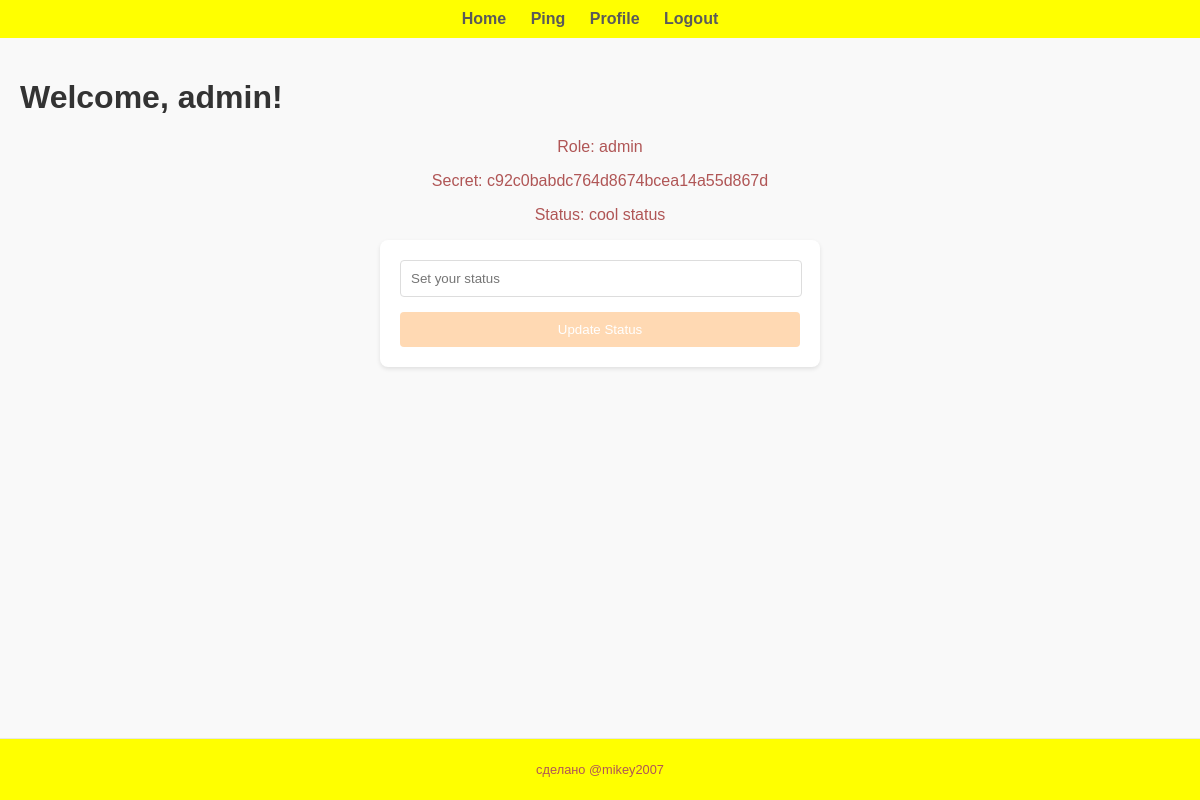
The app's page /user/admin (signed in) with its own data.
### tables this page shows
CREATE TABLE users (
    id INTEGER PRIMARY KEY AUTOINCREMENT,
    username TEXT NOT NULL,
    password TEXT NOT NULL,
    role TEXT,
    status TEXT,
    secret TEXT
);

### main.py (the view)
@app.route('/user/<username>')
def user_profile(username):
    if 'username' in session:
        db = get_db()
        user = db.execute('SELECT * FROM users WHERE username = ?', (username,)).fetchone()
        if user:
            return render_template('user_profile.html', user=user)
        else:
            abort(404)  # если пользователь не найден
    return redirect(url_for('login'))

### main.py (called while the page is built)
def get_db():
    db = getattr(g, '_database', None)
    if db is None:
        db = g._database = sqlite3.connect(DATABASE)
    return db

@app.teardown_appcontext
def close_connection(exception):
    db = getattr(g, '_database', None)
    if db is not None:
        db.close()

@app.teardown_appcontext
def close_connection(exception):
    db = getattr(g, '_database', None)
    if db is not None:
        db.close()

### templates/user_profile.html (shortened to what this page needs)
{% extends "base.html" %}
{% block content %}
    <h1>Welcome, {{ user[1] }}!</h1>
    <p>Role: {{ user[3] }}</p>
    <p>Secret: {{ user[-1] }}</p>
    <p>Status: {{ user[4] | safe }}</p>
    <form method="POST" action="{{ url_for('set_status') }}">
        <input type="text" name="status" placeholder="Set your status">
        <button type="submit">Update Status</button>
    </form>
{% endblock %}

### static/style.css (style rules this page uses)
body { font-family: 'Arial', sans-serif; margin: 0; padding: 0; background-color: #f9f9f9; color: #333; }
html, body { height: 100%; display: flex; flex-direction: column; }
form { max-width: 400px; margin: auto; padding: 20px; border-radius: 8px; background-color: #fff; box-shadow: 0 2px 4px rgba(0, 0, 0, 0.1); }
form input[type="text"], form input[type="password"] { width: calc(100% - 20px); padding: 10px; margin-bottom: 15px; border: 1px solid #ddd; border-radius: 4px; }
form button { width: 100%; padding: 10px; border: none; border-radius: 4px; background-color: #ffd9b3; color: white; cursor: pointer; }
p, div { text-align: center; color: #b05656; }

### records on screen
users: username "admin", role "admin", secret "c92c0babdc764d8674bcea14a55d867d", status "cool status"
